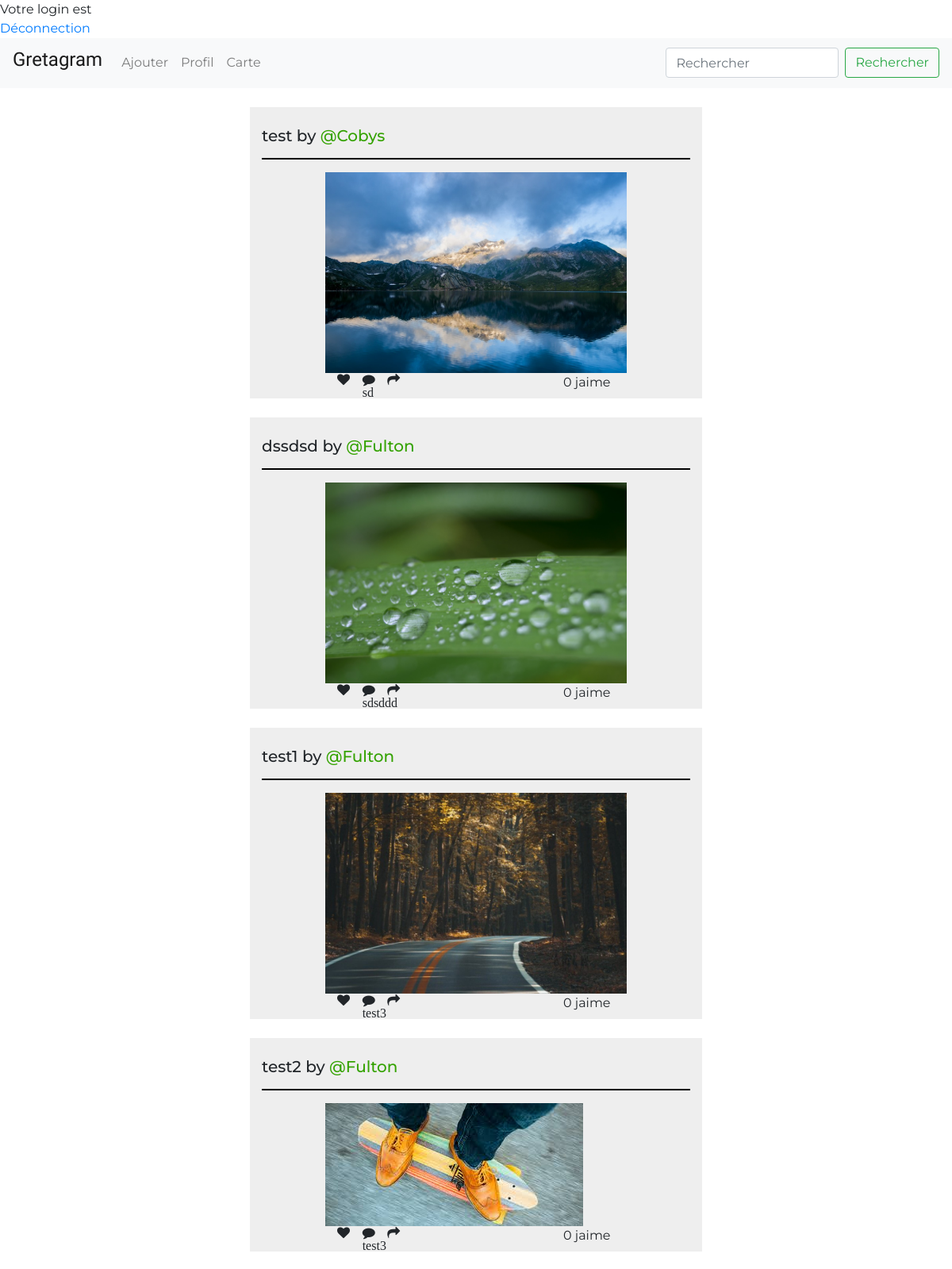
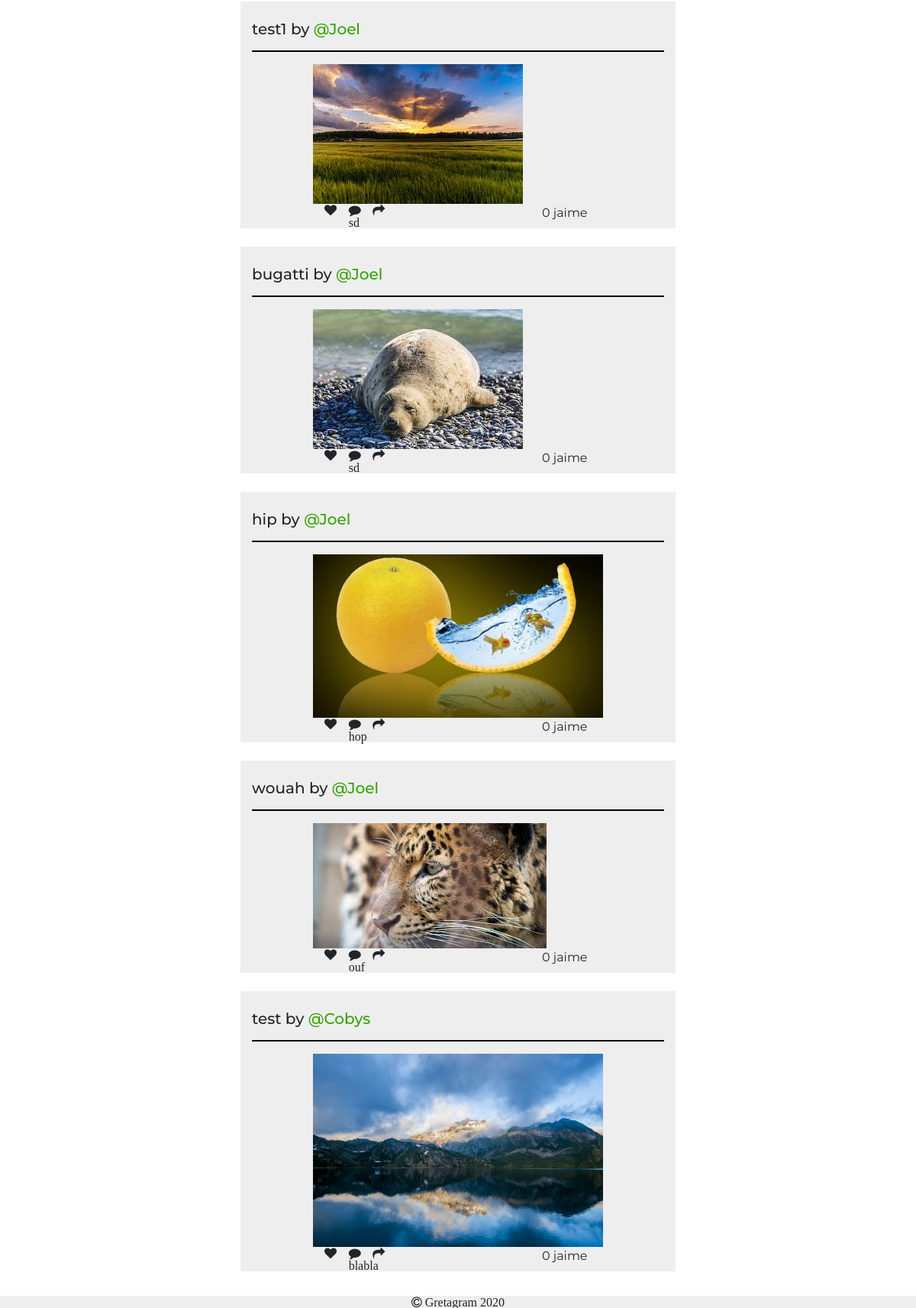
Page /Gretagram/index.php (signed in) on the committed database (2 pictures, top to bottom).
### tables this page shows
CREATE TABLE IF NOT EXISTS `publication` (
  `id` int(11) NOT NULL AUTO_INCREMENT,
  `nblike` int(100) DEFAULT '0',
  `titre` varchar(100) DEFAULT NULL,
  `description` varchar(100) DEFAULT NULL,
  `user` varchar(100) NOT NULL,
  `photo` varchar(100) DEFAULT NULL,
  `datepubli` datetime NOT NULL DEFAULT CURRENT_TIMESTAMP,
  PRIMARY KEY (`id`)
);

### Gretagram/index.php (the view, shortened to what this page needs)
<?php
if (isset($_SESSION['login']) && isset($_SESSION['mdp'])) {
	echo '<html>';
	echo '<head>';
	echo '</head>';
	echo '<body>';
    echo 'Votre login est '.$_SESSION['login'];
	echo '<br />';
	echo '<a href="deconnexion.php">Déconnection</a>';
}
else {
    header ('location: login.php?message=erreur');
}
?>
<!DOCTYPE html>
<html>
<head>
    <link href="https://stackpath.bootstrapcdn.com/font-awesome/4.7.0/css/font-awesome.min.css" rel="stylesheet">
    <link rel="stylesheet" href="https://stackpath.bootstrapcdn.com/bootstrap/4.4.1/css/bootstrap.min.css">
    <link rel="stylesheet" href="css/style.css">
    <?php
    include("include/connect.inc.php");
    ?>
</head>
<body>
    <nav class="navbar navbar-expand-lg navbar-light bg-light">
        <a class="navbar-brand" href="index.php">
        <div class="styleLogo"><h4>Gretagram</h4></div></a>
        <div class="collapse navbar-collapse" id="navbarToggler">
            <ul class="navbar-nav mr-auto mt-2 mt-lg-0">
                <li class="nav-item">
                    <a class="nav-link" href="ajouter.php">Ajouter</a>
                </li>
                <li class="nav-item">
                    <a class="nav-link" href="profil.php">Profil</a>
                </li>
                <li class="nav-item">
                    <a class="nav-link" href="carte.php">Carte</a>
                </li>
            </ul>
            <form class="form-inline my-2 my-lg-0">
                <input class="form-control mr-sm-2" type="search" placeholder="Rechercher">
                <button class="btn btn-outline-success my-2 my-sm-0" type="submit">Rechercher</button>
            </form>
        </div>
    </nav>
    <br>
    <div class="container">
        <?php
$requetePost = "Select * FROM publication order by datepubli DESC";
$prequetePost = $conn->prepare($requetePost);
$prequetePost->execute();
while ($dataPost = $prequetePost->fetch()) {
    $user = $dataPost['user'];
    $titre = $dataPost['titre'];
    $description = $dataPost['description'];
    $nbLike = $dataPost['nblike'];
    $image = $dataPost['photo'];
    echo '
        <div class="row">
            <div class="col-md-3">
            </div>
            <div class="col-md-6 fond">
            <br>
                <h5>' . $titre . ' by <a href ="profil.php?nom='.$user.'" style="color:#34A200" > @' . $user . '</a>  </h5>
                <hr style="width: 100%; color: black; height: 1px; background-color:black;">
                <div class="row">
                    <div class="col-md-2">
                    </div>
                    <div class="col-md-8">
                        <div class="row">
                            <a href="post.php?post='.$image.'"><img src="'. $image .'" width="100%" ></a>
                        </div>
                        <div class="row">
                            <div class="col-md-1">
                                <i class="fa fa-heart"></i>
                            </div>
                            <div class="col-md-1">
                                <i class="fa fa-comment"> '. $description.' </i>
                            </div>
                            <div class="col-md-1">
                                <i class="fa fa-share"></i>
                            </div>
                            <div class="col-md-6">
                            </div>
                            <div class="col-md-3">
                                <a class="like">'. $nbLike .' jaime</a>
                            </div>
                        </div>
                    </div>
                    <div class="col-md-2">
                    </div>
                </div>
            </div>
            <div class="col-md-3">
            </div>
        </div>
        <br>
    ';
}
?>
    </div>
    <br>
    <footer class="containe-fluid footer">
        <i class="fa fa-copyright"> Gretagram 2020</i>
    </footer>
</body>
</html>

### Gretagram/css/style.css (style rules this page uses)
body, html { padding: 0; margin: 0; }
body { font-family: 'Montserrat', sans-serif; }
.fond { background-color: #EEEEEE; }
.footer { position: fixed; left: 0; bottom: 0; width: 100%; background-color: #EEEEEE; text-align: center; }
.styleLogo { font-family: 'Oleo Script', cursive; }

### rows in the picture
publication: titre "test", user "Cobys", photo (picture), description "sd", nblike "0"
publication: titre "dssdsd", user "Fulton", photo (picture), description "sdsddd", nblike "0"
publication: titre "test1", user "Fulton", photo (picture), description "test3", nblike "0"
publication: titre "test2", user "Fulton", photo (picture), description "test3", nblike "0"
publication: titre "test1", user "Joel", photo (picture), description "sd", nblike "0"
publication: titre "bugatti", user "Joel", photo (picture), description "sd", nblike "0"
publication: titre "hip", user "Joel", photo (picture), description "hop", nblike "0"
publication: titre "wouah", user "Joel", photo (picture), description "ouf", nblike "0"
publication: titre "test", user "Cobys", photo (picture), description "blabla", nblike "0"
